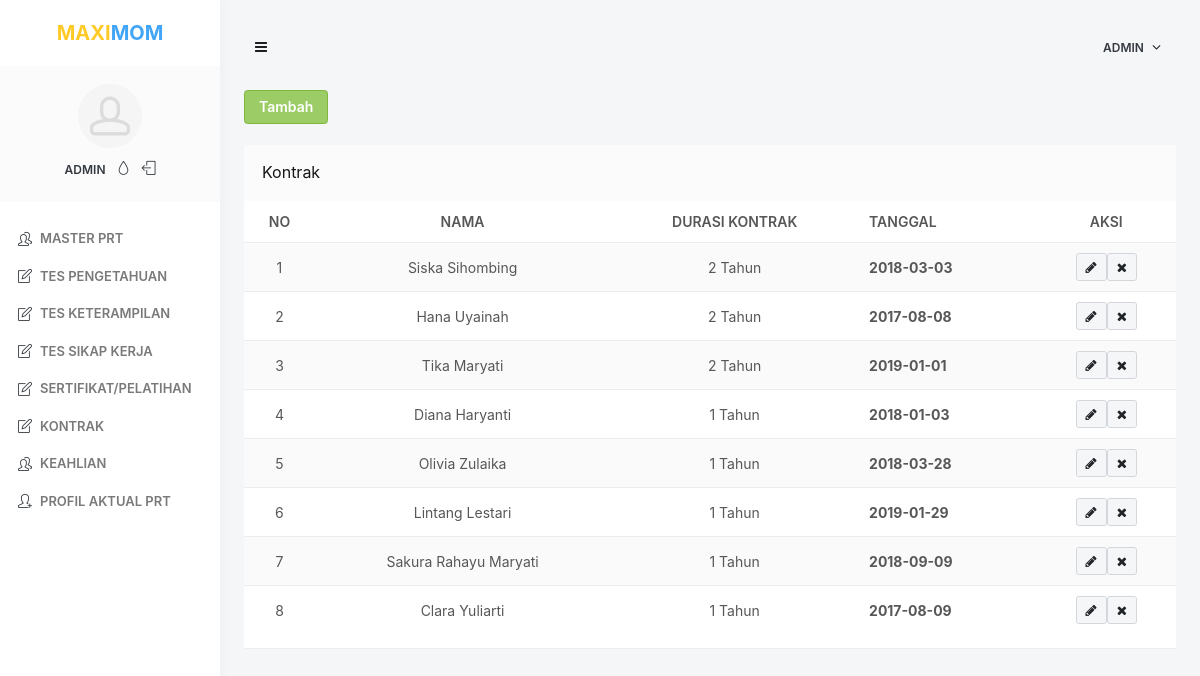
The page /admin/kontrak.php (signed in) on the database its author committed.
### tables this page shows
CREATE TABLE `kontrak` (
  `ID_KONTRAK` int(11) NOT NULL,
  `ID_PRT` int(11) NOT NULL,
  `NAMA_PRT` varchar(100) NOT NULL,
  `DURASI_KONTRAK` int(11) NOT NULL,
  `TANGGAL` date NOT NULL
);

### admin/kontrak.php (the view, shortened to what this page needs)
<?php
include 'proses/koneksi.php';
if (!$_SESSION['id_user'] == "") {  ?>
    <!doctype html>
    <html lang="en" class="no-focus">
    <head>
        <link rel="stylesheet" href="assets/js/plugins/datatables/dataTables.bootstrap4.min.css">
        <link rel="stylesheet" id="css-main" href="assets/css/codebase.min.css">
    </head>
    <body>
        <div id="page-container" class="sidebar-o side-scroll page-header-modern main-content-boxed">
            <?php include 'sidebar.php' ?>
            <header id="page-header">
                <div class="content-header">
                    <div class="content-header-section">
                        <button type="button" class="btn btn-circle btn-dual-secondary" data-toggle="layout" data-action="sidebar_toggle">
                            <i class="fa fa-navicon"></i>
                        </button>
                    </div>
                    <div class="content-header-section">
                        <div class="btn-group" role="group">
                            <button type="button" class="btn btn-rounded btn-dual-secondary" id="page-header-user-dropdown" data-toggle="dropdown" aria-haspopup="true" aria-expanded="false">
                                <a class="link-effect text-dual-primary-dark font-size-xs font-w600 text-uppercase"> <?php echo $_SESSION['nama']; ?> </a> <i class="fa fa-angle-down ml-5"></i>
                            </button>
                        </div>
                    </div>
                </div>
            </header>
            <main id="main-container">
                <div class="content">
                    <a class="btn btn-success" href="kontrak_create.php">Tambah</a><br><br>
                    <div class="block">
                        <div class="block-header block-header-default">
                            <h3 class="block-title">Kontrak</h3>
                        </div>
                        <div class="table-responsive">
                            <table class="table table-striped table-vcenter">
                                <thead>
                                    <tr>
                                        <th class="text-center">No</th>
                                        <th class="text-center">Nama</th>
                                        <th class="text-center">Durasi Kontrak</th>
                                        <th class="d-sm-table-cell">Tanggal</th>
                                        <th class="text-center">Aksi</th>
                                    </tr>
                                </thead>
                                <tbody>
                                    <?php
                                    $no = 1;
                                    $data = mysqli_query($conn, "select * from kontrak");
                                    while ($d = mysqli_fetch_array($data)) {
                                    ?>
                                        <tr>
                                            <td class="text-center"><?php echo $no++; ?></td>
                                            <td class="text-center"><?php echo $d['NAMA_PRT']; ?></td>
                                            <td class="text-center">
                                                <?php if ($d['DURASI_KONTRAK'] == 1) { ?>
                                                    1 Tahun
                                                <?php } else if ($d['DURASI_KONTRAK'] == 2) { ?>
                                                    2 Tahun
                                                <?php } else if ($d['DURASI_KONTRAK'] == 3) {  ?>
                                                    3 Tahun
                                                <?php } else if ($d['DURASI_KONTRAK'] == 4) {  ?>
                                                    4 Tahun
                                                <?php } else {  ?>
                                                    5 Tahun
                                                <?php } ?>
                                            </td>
                                            <th class="d-sm-table-cell"><?php echo $d['TANGGAL']; ?></td>
                                            <td class="text-center">
                                                <div class="btn-group">
                                                    <a href="kontrak_edit.php?id_kontrak=<?php echo $d['ID_KONTRAK']?>">
                                                    <button type="button" class="btn btn-sm btn-secondary" data-toggle="tooltip" title="Ubah">
                                                        <i class="fa fa-pencil"></i>
                                                    </button>
                                                    </a>
                                                    <a href='proses/proses_kontrak_delete.php?id_kontrak=<?php echo $d['ID_KONTRAK'] ?>'>
                                                        <button type="button" class="btn btn-sm btn-secondary" data-toggle="tooltip" title="Hapus">
                                                            <i class="fa fa-times"></i>
                                                        </button>
                                                    </a>
                                                </div>
                                            </td>
                                        </tr>
                                    <?php
                                    }
                                    ?>
                                </tbody>
                            </table>
                        </div>
                    </div>
                </div>
            </main>
        </div>
    </body>
    </html>
<?php
} else {
    header('Location: login.php');
}
?>

### rows shown on the page
kontrak: NAMA_PRT "Siska Sihombing", DURASI_KONTRAK "2 Tahun", TANGGAL "2018-03-03"
kontrak: NAMA_PRT "Hana Uyainah", DURASI_KONTRAK "2 Tahun", TANGGAL "2017-08-08"
kontrak: NAMA_PRT "Tika Maryati", DURASI_KONTRAK "2 Tahun", TANGGAL "2019-01-01"
kontrak: NAMA_PRT "Diana Haryanti", DURASI_KONTRAK "1 Tahun", TANGGAL "2018-01-03"
kontrak: NAMA_PRT "Olivia Zulaika", DURASI_KONTRAK "1 Tahun", TANGGAL "2018-03-28"
kontrak: NAMA_PRT "Lintang Lestari", DURASI_KONTRAK "1 Tahun", TANGGAL "2019-01-29"
kontrak: NAMA_PRT "Sakura Rahayu Maryati", DURASI_KONTRAK "1 Tahun", TANGGAL "2018-09-09"
kontrak: NAMA_PRT "Clara Yuliarti", DURASI_KONTRAK "1 Tahun", TANGGAL "2017-08-09"

### other values the page prints
$_SESSION['nama'] "ADMIN"
